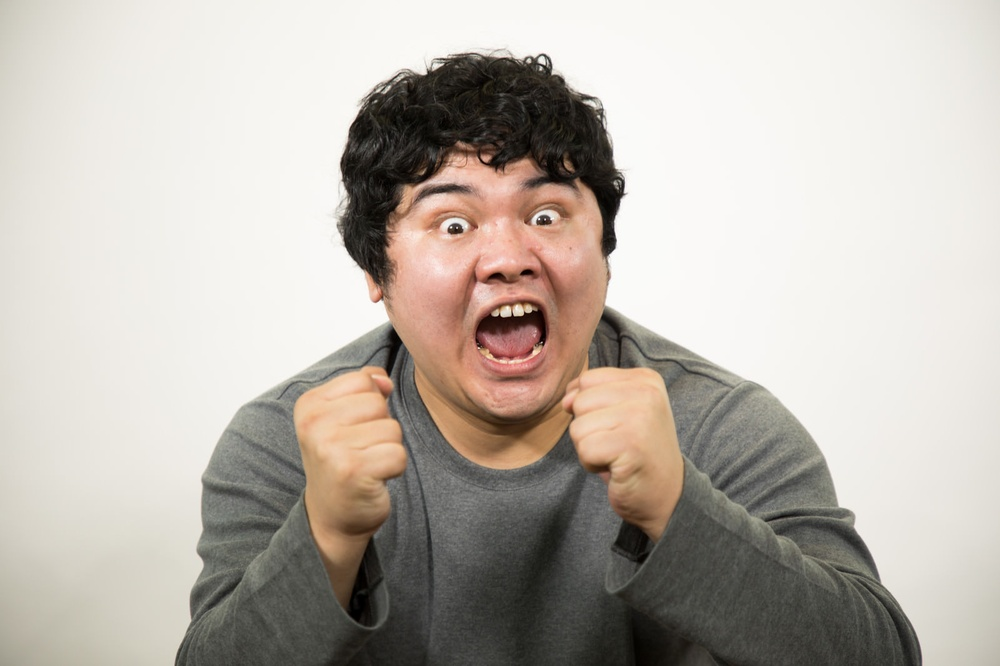
#> input picture images/opencv/cheer_man.jpg, 1000 x 666 px, shrunk from 1600 x 1066 before the run, found by its file name
$ python contour-extraction.py
#> lines starting #> are read from the running program, lines starting #| are printed output that depends on the picture; after the words box and inside, x2 and y2 are one past the last pixel; in counts of white or black regions, pixels touching at a corner belong together
import cv2
import matplotlib.pyplot as plt
import numpy as np


def main():
    # 画像の読み込み
    img = cv2.imread("images/opencv/cheer_man.jpg")
#> img is the input picture: shape (666, 1000, 3); mean B, G, R 172.5, 180.4, 187.5

    # グレースケール変換
    img_gray = cv2.cvtColor(img, cv2.COLOR_BGR2GRAY)
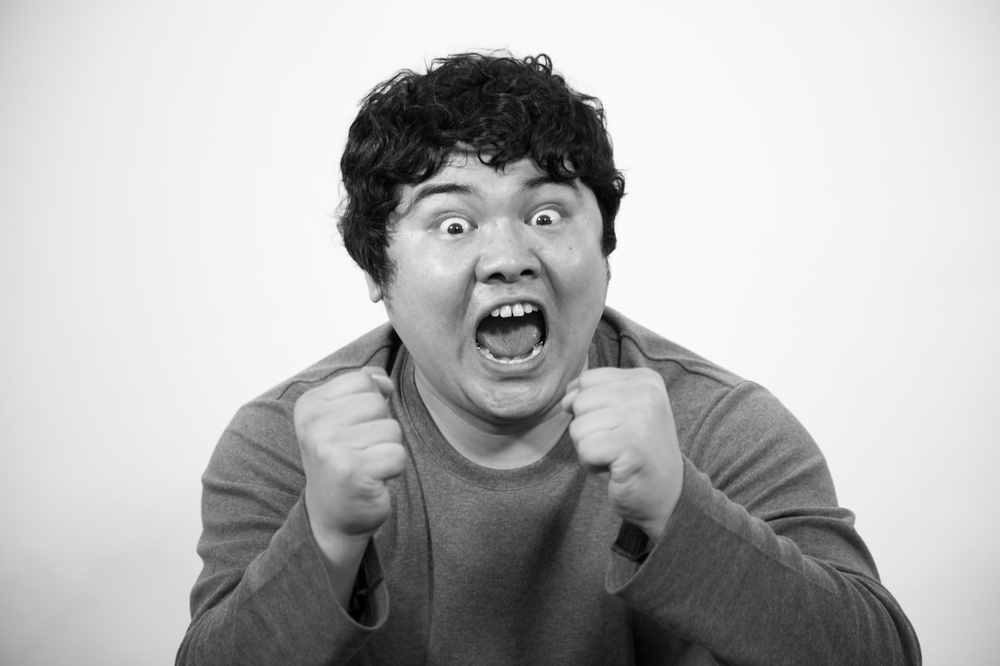
#> img_gray: shape (666, 1000); min 0, max 255, mean 181.7

    # 輪郭を抽出するための設定
    ret, thresh = cv2.threshold(img_gray, 150, 255, 0)
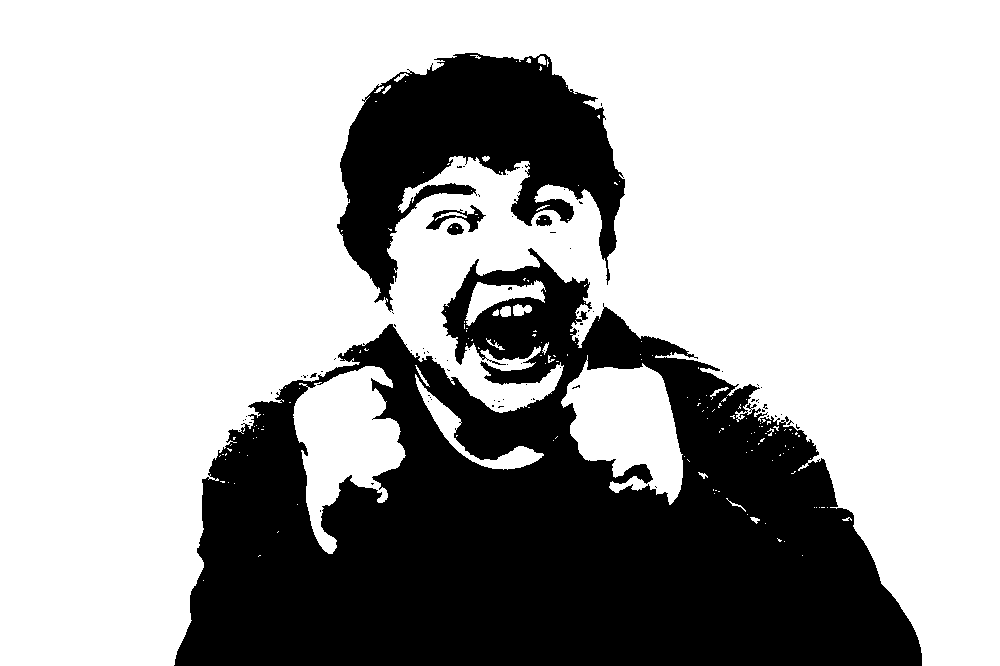
#> thresh: shape (666, 1000); 68.3% white; 78 black regions (73 under 20 px)
    contours, hierarchy = cv2.findContours(
        thresh, cv2.RETR_TREE, cv2.CHAIN_APPROX_SIMPLE
    )
#> contours = 308 contours, 280 with area under 20; largest, box (x1, y1, x2, y2) and area: (0, 0, 1000, 666) 462130, (336, 52, 626, 312) 36757, (293, 366, 406, 554) 10882, (561, 355, 683, 505) 10585, (415, 374, 544, 470) 1844
    cnt_img = np.zeros_like(thresh, dtype=np.uint8)
    cnt_img = cv2.drawContours(cnt_img, contours, -1, 255, 2)
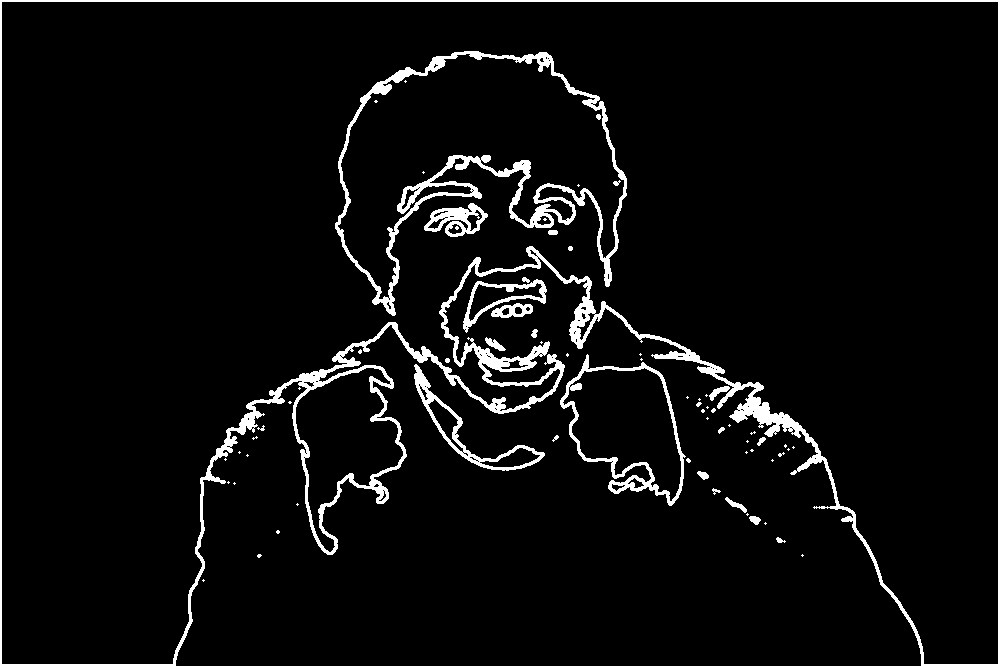
#> cnt_img: shape (666, 1000); 5% white; 70 white regions (45 under 20 px), largest, box (x1, y1, x2, y2) and area: (0, 0, 1000, 666) 18922, (335, 51, 627, 316) 7184, (560, 354, 686, 506) 2178

    # 画像の保存
    cv2.imwrite("images/cheer_man_contour_extraction.jpg", cnt_img)

    # 画像の表示
    plt.imshow(cnt_img, cmap="gray")
    plt.axis("off")
    plt.title("Contour Extraction")
    plt.show()


if __name__ == "__main__":
    main()

$ run again, with images/opencv/ramen_man.jpg copied over images/opencv/cheer_man.jpg
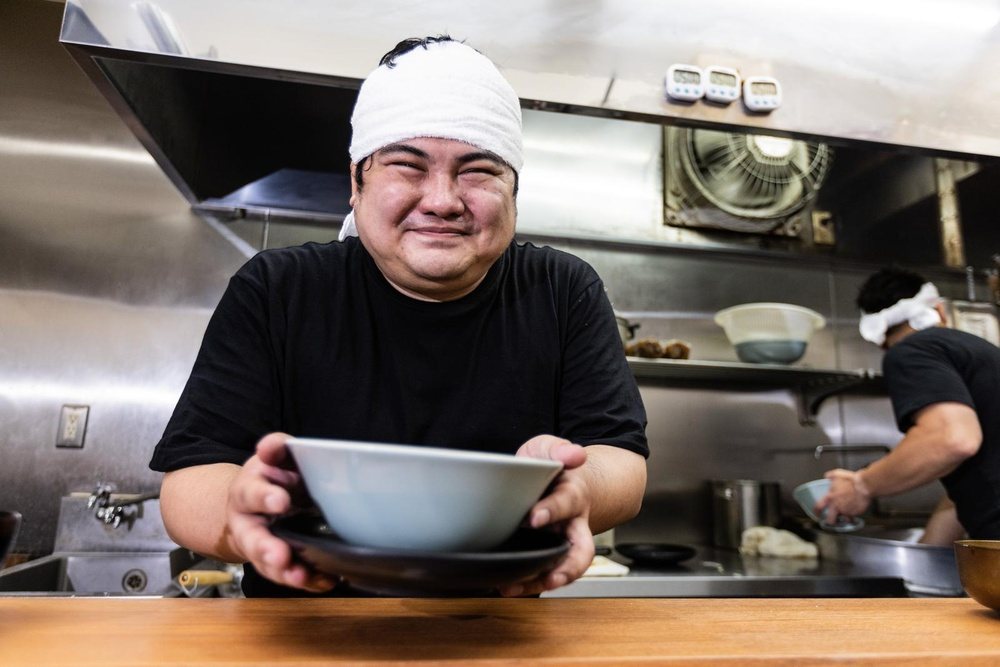
#> input picture images/opencv/ramen_man.jpg, 1000 x 667 px, shrunk from 1600 x 1067 before the run, found by its file name
#> in main, img is the input picture: shape (667, 1000, 3); mean B, G, R 104.2, 111.7, 123.5
#> in main, `ret, thresh = cv2.threshold(img_gray, 150, 255, 0)`:
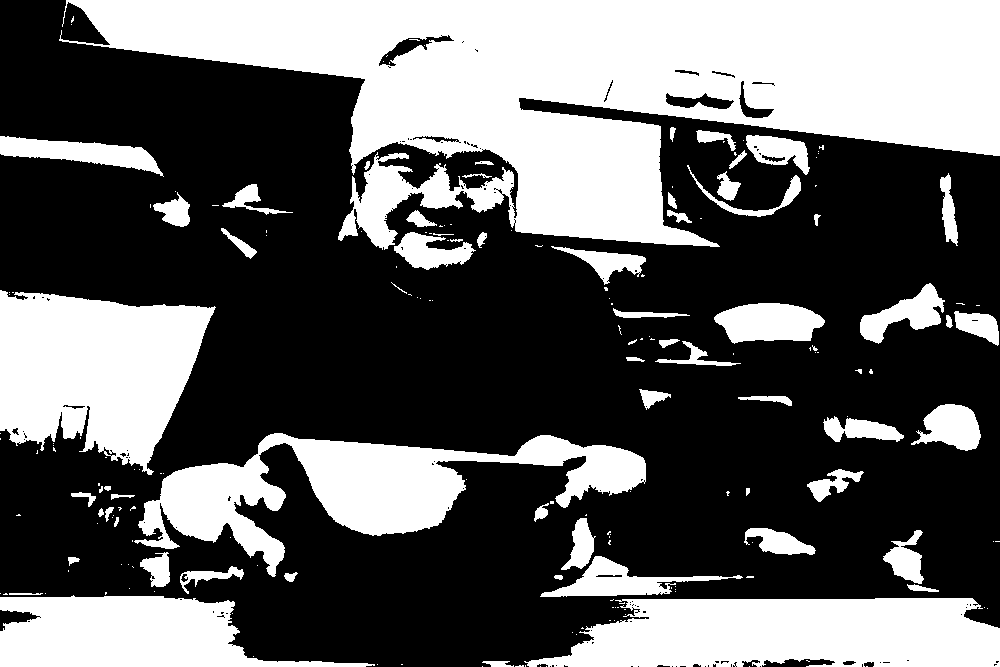
#> thresh: shape (667, 1000); 38.2% white; 197 white regions (133 under 20 px)
#> contours = 341 contours, 268 with area under 20; largest, box (x1, y1, x2, y2) and area: (59, 0, 1000, 250) 124742, (0, 290, 216, 475) 27024, (524, 598, 1000, 667) 25857, (134, 433, 646, 577) 25596, (0, 595, 375, 667) 16219
#> in main, `cnt_img = cv2.drawContours(cnt_img, contours, -1, 255, 2)`:
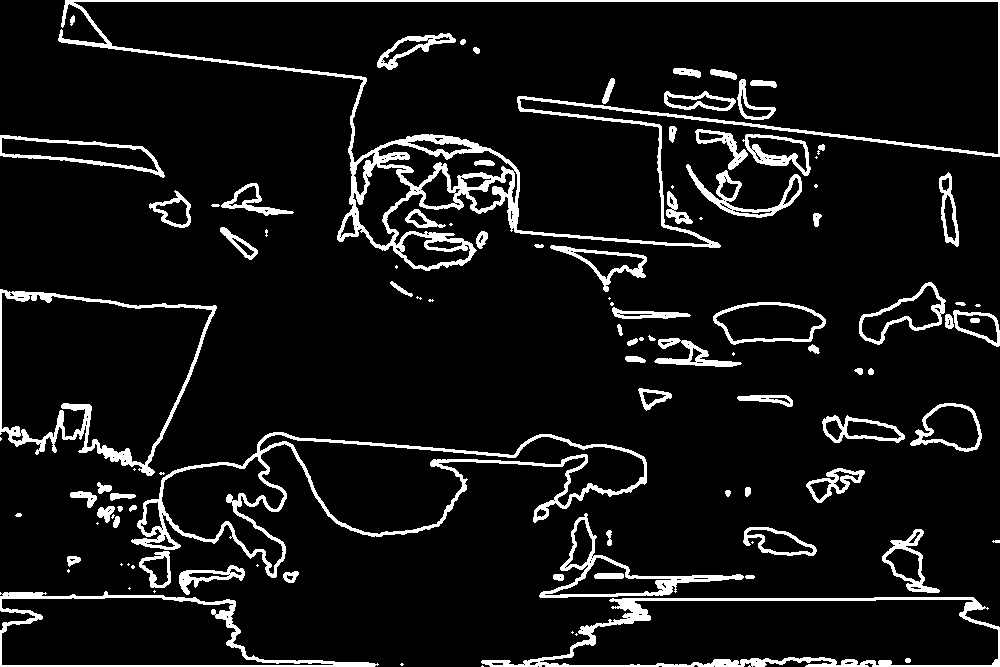
#> cnt_img: shape (667, 1000); 8.3% white; 108 white regions (31 under 20 px), largest, box (x1, y1, x2, y2) and area: (58, 0, 1000, 271) 13330, (131, 432, 647, 578) 6845, (481, 597, 1000, 667) 4584

$ run again, with images/opencv/ramen_mans.jpg copied over images/opencv/cheer_man.jpg
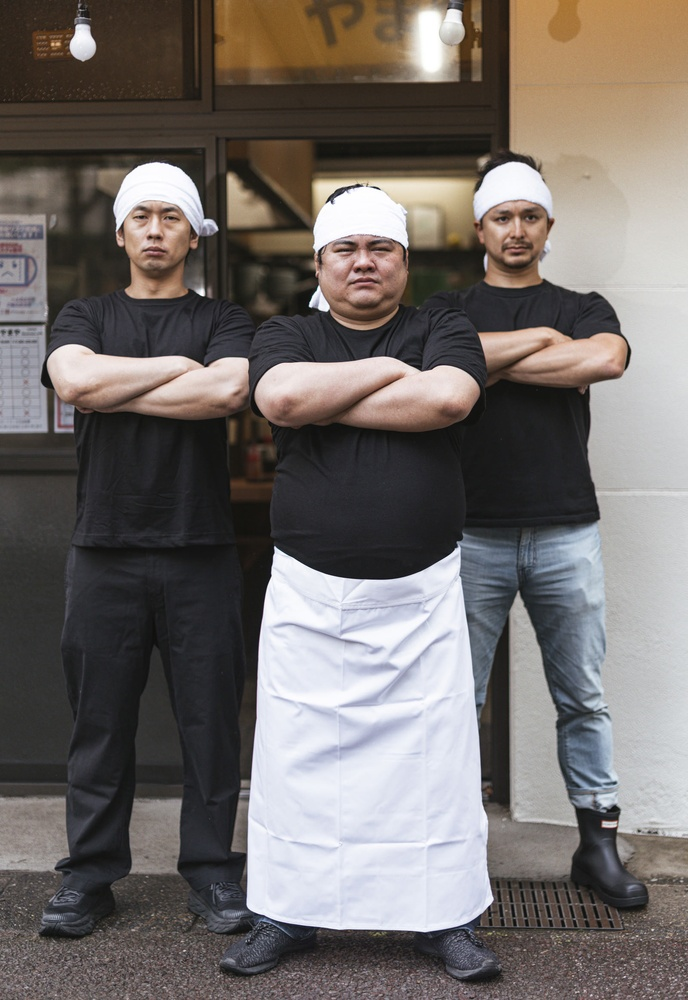
#> input picture images/opencv/ramen_mans.jpg, 688 x 1000 px, shrunk from 1600 x 2327 before the run, found by its file name
#> in main, img is the input picture: shape (1000, 688, 3); mean B, G, R 104.8, 107.9, 114.1
#> in main, `ret, thresh = cv2.threshold(img_gray, 150, 255, 0)`:
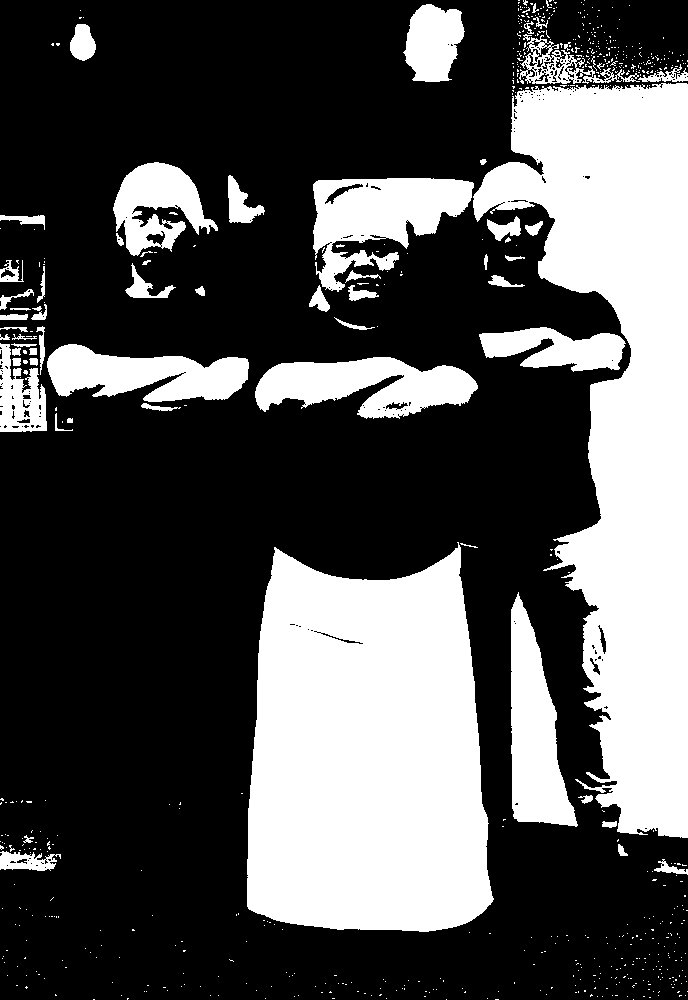
#> thresh: shape (1000, 688); 32.7% white; 677 white regions (613 under 20 px)
#> contours = 947 contours, 864 with area under 20; largest, box (x1, y1, x2, y2) and area: (473, 83, 688, 838) 82988, (247, 542, 494, 932) 79232, (313, 178, 474, 292) 9616, (511, 592, 578, 827) 8574, (255, 357, 478, 419) 8369
#> in main, `cnt_img = cv2.drawContours(cnt_img, contours, -1, 255, 2)`:
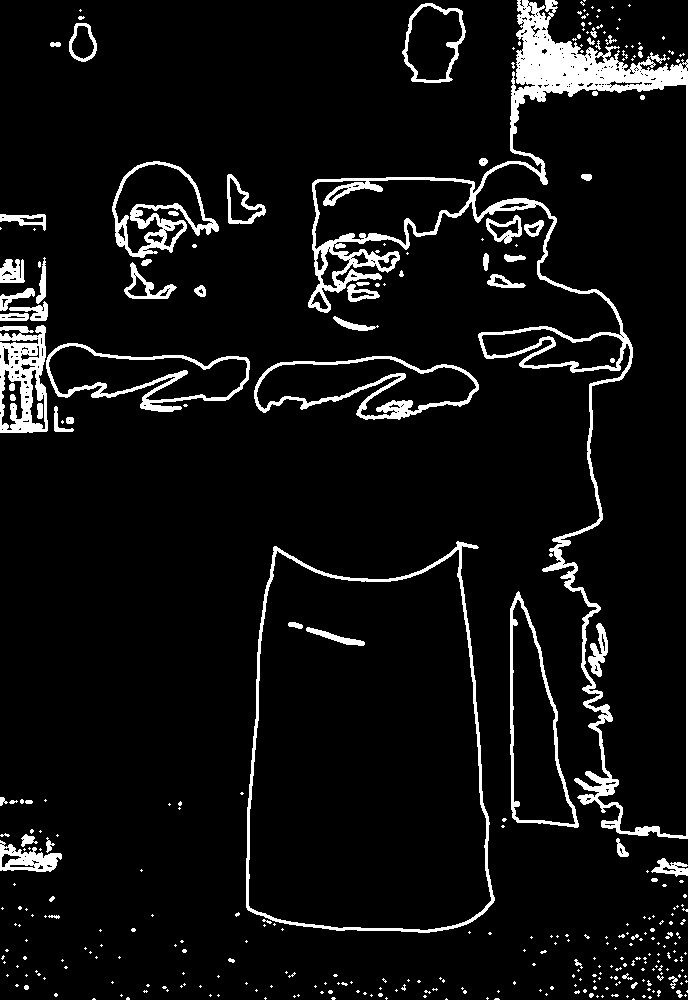
#> cnt_img: shape (1000, 688); 7% white; 342 white regions (272 under 20 px), largest, box (x1, y1, x2, y2) and area: (308, 0, 688, 839) 20285, (246, 541, 495, 933) 3921, (0, 325, 48, 433) 3158
